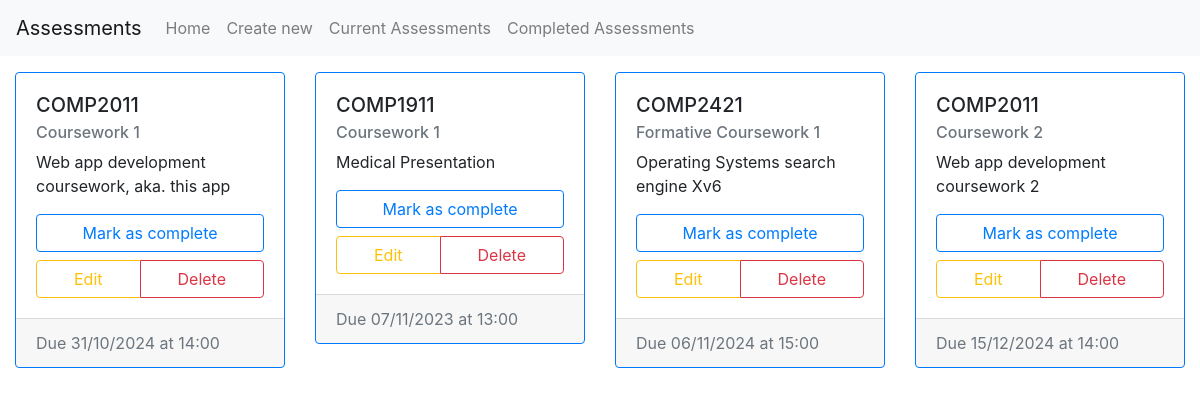
Page /current on the committed database.
### app/models.py (models this page shows)
class Assessment(db.Model):
    id = db.Column(db.Integer, primary_key=True)
    title = db.Column(db.String(80), nullable=False)
    module = db.Column(db.String(10), nullable=False)
    deadline = db.Column(db.DateTime)
    description = db.Column(db.String(500))
    completed = db.Column(db.Boolean, default=False)

### app/views.py (the view)
@app.route('/current', methods=['GET', 'POST'])
def current():
    data = db.session.execute(db.select(Assessment).filter_by(completed=False)).all()
    assessments = []
    for assessment in data:
        assessments.append(formatAssessment(assessment[0]))
    if not assessments:
        flash("No current assessments to display")
    return render_template("home.html", title="Current Assessments", assessments=assessments)

### app/views.py (called while the page is built)
def formatAssessment(assessment):
    return {
            "id": assessment.id,
            "title": assessment.title,
            "module": assessment.module,
            "description": assessment.description,
            "dueDate": assessment.deadline.strftime("%d/%m/%Y"),
            "dueTime": assessment.deadline.strftime("%H:%M"),
            "completed": assessment.completed
        }

### app/templates/home.html (shortened to what this page needs)
{% extends "base.html" %} {% from "card.html" import newCard %} {% block content
%}
<div class="container-fluid">
	<div class="row">
		{% for assessment in assessments %}
		<div class="col col-12 col-sm-6 col-lg-4 col-xl-3 mb-4">
			{{ newCard(assessment) }}
		</div>
		{% endfor %}
	</div>
</div>
{% endblock content %}

### app/templates/card.html
{% macro newCard(cardData) -%}
<div
  class="card {% if cardData.completed %}border-secondary{% else %}border-primary{% endif %}"
>
  <div class="card-body">
    <h5 class="card-title">{{ cardData.module }}</h5>
    <h6 class="card-subtitle mb-2 text-muted">{{ cardData.title }}</h6>
    <p class="card-text">{{ cardData.description }}</p>
    <a href="/toggle-completed/{{ cardData.id }}" class="text-decoration-none">
      {% if cardData.completed %}
      <button type="button" class="btn btn-outline-secondary btn-block">
        Mark as incomplete
      </button>
      {% else %}
      <button type="button" class="btn btn-outline-primary btn-block">
        Mark as complete
      </button>
      {% endif %}
    </a>
    <div class="btn-group btn-block mt-2" role="group">
      <a
        type="button"
        class="btn btn-outline-warning"
        href="/edit/{{ cardData.id }}"
        >Edit</a
      >
      <a
        type="button"
        class="btn btn-outline-danger"
        href="/delete/{{ cardData.id }}"
        >Delete</a
      >
    </div>
  </div>
  <div class="card-footer text-muted">
    Due {{ cardData.dueDate }} at {{ cardData.dueTime }}
  </div>
</div>
{%- endmacro %}

### rows in the picture
Assessment: module "COMP2011", title "Coursework 1", description "Web app development coursework, aka. this app", completed "Mark as complete", dueDate "31/10/2024", dueTime "14:00"
Assessment: module "COMP1911", title "Coursework 1", description "Medical Presentation", completed "Mark as complete", dueDate "07/11/2023", dueTime "13:00"
Assessment: module "COMP2421", title "Formative Coursework 1", description "Operating Systems search engine Xv6", completed "Mark as complete", dueDate "06/11/2024", dueTime "15:00"
Assessment: module "COMP2011", title "Coursework 2", description "Web app development coursework 2", completed "Mark as complete", dueDate "15/12/2024", dueTime "14:00"
